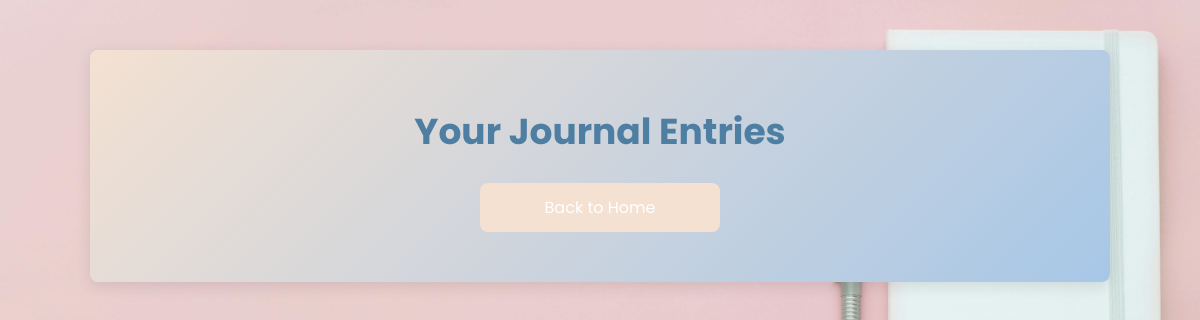
/read_entry.php, run on an earlier commit of the app's database.
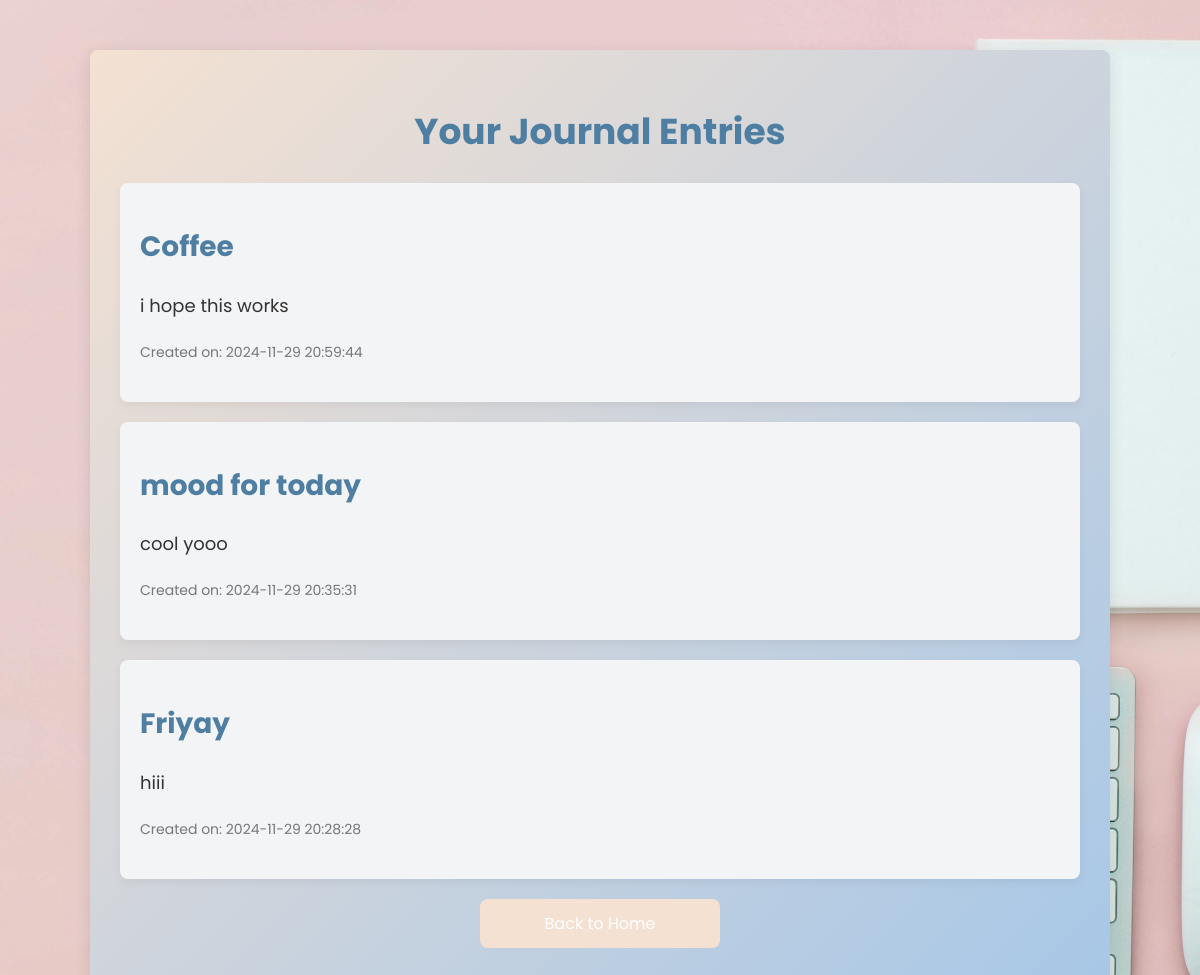
And on a later commit of the database.
### tables this page shows
CREATE TABLE `journal` (
  `journal_id` int(11) NOT NULL,
  `ID` int(11) NOT NULL,
  `file_name` varchar(255) NOT NULL,
  `file_content` text NOT NULL,
  `created_at` timestamp NOT NULL DEFAULT current_timestamp()
);

### read_entry.php (the view, shortened to what this page needs)
<?php
include 'db.php';
$sql = "SELECT * FROM journal ORDER BY created_at DESC";
$stmt = $conn->prepare($sql);
$stmt->execute();
$entries = $stmt->fetchAll();
?>
<!DOCTYPE html>
<html lang="en">
<head>
</head>
<body>
    <div class="container">
        <h1>Your Journal Entries</h1>
        <?php foreach ($entries as $entry) { ?>
            <div class="entry">
                <h2><?php echo htmlspecialchars($entry['file_name']); ?></h2>
                <p><?php echo nl2br(htmlspecialchars($entry['file_content'])); ?></p>
                <p><small>Created on: <?php echo $entry['created_at']; ?></small></p>
            </div>
        <?php } ?>
        <a href="index.php" class="back-button">Back to Home</a>
    </div>
</body>
</html>

What changed in the data, as far as the page shows it:
added journal: file_name "Coffee", file_content "i hope this works", created_at "2024-11-29 20:59:44"
added journal: file_name "mood for today", file_content "cool yooo", created_at "2024-11-29 20:35:31"
added journal: file_name "Friyay", file_content "hiii", created_at "2024-11-29 20:28:28"
